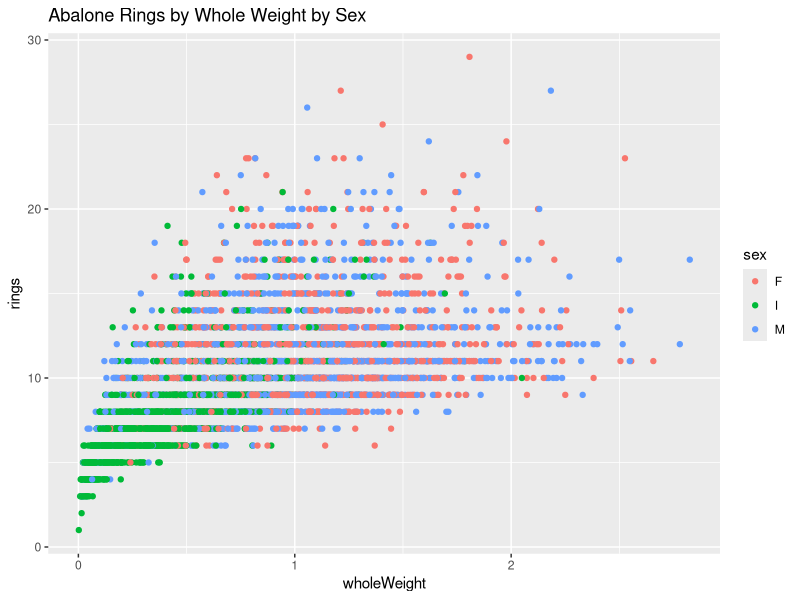

Generate this figure with R:
## ---- chunk 1
knitr::opts_chunk$set(echo = FALSE)
knitr::opts_chunk$set(warnings = FALSE)
knitr::opts_chunk$set(message = FALSE)

library(dplyr)
library(ggplot2)
library(readr)
library(psych)
## ---- chunk 2
abalone <- readr::read_csv(file = "abalone.csv")

# abalone <- abalone %>% 
#   filter(sex == "M")
## ---- chunk 3
t <- abalone %>%
  select(-sex) %>%
  psych::describe()
knitr::kable(t)
## ---- chunk 4
ggplot(abalone, aes(x = wholeWeight, y = rings)) +
  geom_point(aes(color = sex)) +
  ggtitle("Abalone Rings by Whole Weight by Sex")
